Frame 1 (no input): blank canvas, image omitted
Frame 60 (the mouse pressed at the canvas centre just before this capture): blank canvas, image omitted
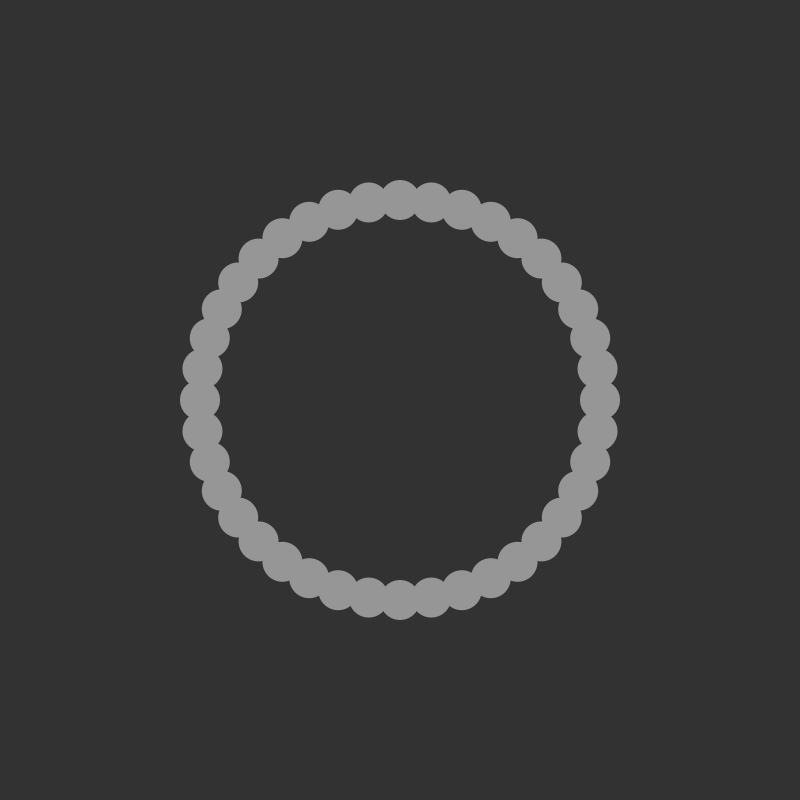
Frame 120 (the mouse held since frame 60 and released just before this capture)

The Processing sketch whose frames 1 and 60 were blank and that drew this single picture after the mouse press (run headless with seeded random() and noise(); from frame 60 on, the mouse is pressed at the canvas centre):

// Processing sketch: Structure_13_Radial_Circles
// ── Structure_13_Radial_Circles.pde
//KP S25 DMP
//Programming Data Visualition 
//DataVis Processing Toolkit
int shapeCount = 10;
int shapeSize = 100;
int circleSize = 200;

void setup() {
  size(800, 800);
}

void draw() {
  background(50);
  noStroke();
  fill(150);
  shapeCount = mouseX/10;
  shapeSize = mouseY/10;
  float shapeAngle = TWO_PI/shapeCount;
  for (int i=0; i<shapeCount; i++) {
    float posx = circleSize * sin(i*shapeAngle) + width/2;
    float posy = circleSize * cos(i*shapeAngle) + height/2;
    ellipse(posx, posy, shapeSize, shapeSize);
  }
}
